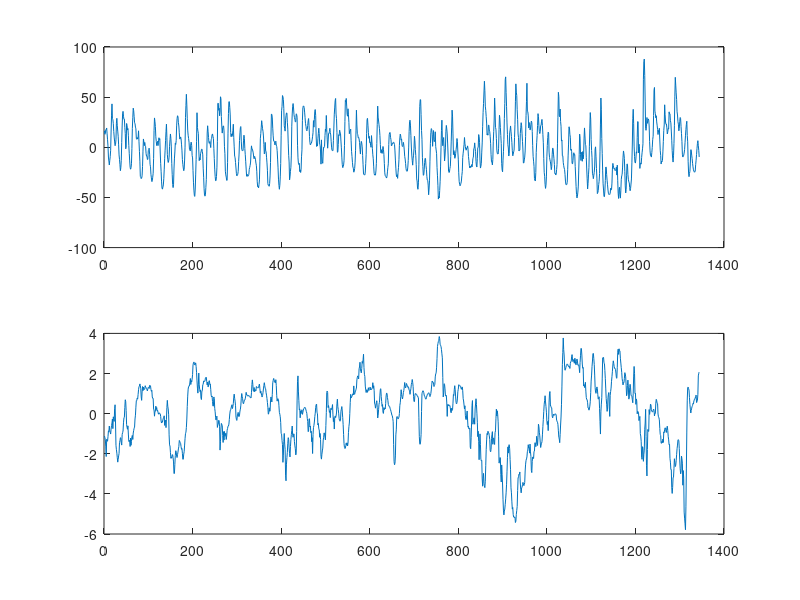

This chart was generated by the following MATLAB code: (Note: this script raises an error after producing the figure.)
%% Loading data

load date.mat
load train_data.mat

y = train_data(:,1);
m_y = mean(y);
y = y - m_y;

u = train_data(:,2);
m_u = mean(u);
u = u - mean(u);

clearvars -except y m_y u m_u

figure("Name","Input and output data (mean subtracted)")
subplot(211)
plot(y)
subplot(212)
plot(u)

%% Modeling the input

basicIdentification(u,200,0.05);

%% Modeling the input: ARMA model with seasonal component

A = [1 zeros(1,25)];
C = [1 0];

model_input_init = idpoly(A, [], C);
model_input_init.Structure.A.Free = [0 1 1 zeros(1,20) 1 0 1];

model_input = pem(u, model_input_init);
rar = resid(u, model_input);

basicIdentification(rar.OutputData, 200, 0.05)
present(model_input)
figure()
whitenessTest(rar.OutputData, 0.05, 200)

%% Pre-whitening
A3 = model_input.A;
C3 = model_input.C;

u_pw = modFilter(A3, C3, u);
y_pw = modFilter(A3, C3, y);

%% CCF From upw to ypw

plotCCF(u_pw, y_pw, 200);

%% Model estimation for the input part (A2, A3, B, C3)

d = 0;
r = 2;
s = 1;

A2 = [1 zeros(1,r)];
B = [zeros(1,d) 1 zeros(1,s)];
Mi = idpoly(1, B, [], [], A2);
Mi.Structure.B.Free = [zeros(1,d) ones(1,s+1)];
z_pw = iddata(y_pw, u_pw);
Mba2 = pem(z_pw, Mi);
vhat = resid(Mba2, z_pw);

plotCCF(u_pw, vhat.OutputData, 200);
basicIdentification(vhat.OutputData, 100, 0.05);
figure()
plot(vhat.OutputData);

present(Mba2)

%% Estimating the ARMA part (C1, A1)
x = y - filter(Mba2.B, Mba2.F, u);

basicIdentification(x, 200, 0.05);

%% Final model estimation

A1 = [1 0 0 zeros(1,20) 0 0 0];
A2 = [1 0 0];
B = [1 0 0];
C = 1;

Mi = idpoly(1, B, C, A1, A2);
Mi.Structure.D.Free = [0 1 1 zeros(1,20) 1 0 1];
z = iddata(y, u);
MboxJ = pem(z, Mi);

ehat = resid(MboxJ, z);

present(MboxJ);
plotCCF(u, ehat.OutputData, 50);
basicIdentification(ehat.OutputData, 50, 0.05);

figure()
whitenessTest(ehat.OutputData, 0.05, 200);


figure()
plot(ehat.OutputData)

%% Prediction with k=1

load validation_data.mat

y = validation_data(:,1) - m_y;
u = validation_data(:,2) - m_u;
model = MboxJ;

k = 1;

Ka = conv(model.D, model.F);
Kb = conv(model.D, model.B);
Kc = conv(model.F, model.C);

[F, G] = polydiv(Kc, Ka, k);
BF = conv(Kb, F);
[Fhat, Ghat] = polydiv(BF, Kc, k);

yhat = filter(Ghat, Kc, u) + filter(G, Kc, y) + filter(Fhat, 1, u);
yhat = yhat(100:end);
res = y(100:end) - yhat;

var(res)

figure()
subplot(211)
hold on
plot(yhat+m_y, "--k");
plot(y(100:end)+m_y, "b");
legend("Predicted load", "True load")
title("Predicted vs. actual load")
subplot(212)
plot(res)
title("Prediction errors")

%% Prediction with k=8

load validation_data.mat

y = validation_data(:,1) - m_y;
u = validation_data(:,2) - m_u;
model = MboxJ;

k = 8;

Ka = conv(model.D, model.F);
Kb = conv(model.D, model.B);
Kc = conv(model.F, model.C);

[F, G] = polydiv(Kc, Ka, k);
BF = conv(Kb, F);
[Fhat, Ghat] = polydiv(BF, Kc, k);

yhat = filter(Ghat, Kc, u) + filter(G, Kc, y) + filter(Fhat, 1, u);
yhat = yhat(100:end);
res = y(100:end) - yhat;

var(res)

figure()
subplot(211)
hold on
plot(yhat+m_y, "--k");
plot(y(100:end)+m_y, "b");
legend("Predicted load", "True load")
title("Predicted vs. actual load")
subplot(212)
plot(res)
title("Prediction errors")

%% Predicting with k=6 on test_data1

load test_data1.mat

y = test_data1(:,1) - m_y;
u = test_data1(:,2) - m_u;
model = MboxJ;

k = 6;

Ka = conv(model.D, model.F);
Kb = conv(model.D, model.B);
Kc = conv(model.F, model.C);

[F, G] = polydiv(Kc, Ka, k);
BF = conv(Kb, F);
[Fhat, Ghat] = polydiv(BF, Kc, k);

yhat = filter(Ghat, Kc, u) + filter(G, Kc, y) + filter(Fhat, 1, u);
yhat = yhat(100:end);
res = y(100:end) - yhat;

var(res)

figure()
subplot(211)
hold on
plot(yhat+m_y, "--k");
plot(y(100:end)+m_y, "b");
legend("Predicted load", "True load")
title("Predicted vs. actual load")
subplot(212)
plot(res)
title("Prediction errors")

%% Predicting with k=6 on test_data2

load test_data2.mat

y = test_data2(:,1) - m_y;
u = test_data2(:,2) - m_u;
model = MboxJ;

k = 6;

Ka = conv(model.D, model.F);
Kb = conv(model.D, model.B);
Kc = conv(model.F, model.C);

[F, G] = polydiv(Kc, Ka, k);
BF = conv(Kb, F);
[Fhat, Ghat] = polydiv(BF, Kc, k);

yhat = filter(Ghat, Kc, u) + filter(G, Kc, y) + filter(Fhat, 1, u);
yhat = yhat(100:end);
res = y(100:end) - yhat;

var(res)

figure()
subplot(211)
hold on
plot(yhat+m_y, "--k");
plot(y(100:end)+m_y, "b");
legend("Predicted load", "True load")
title("Predicted vs. actual load")
subplot(212)
plot(res)
title("Prediction errors")